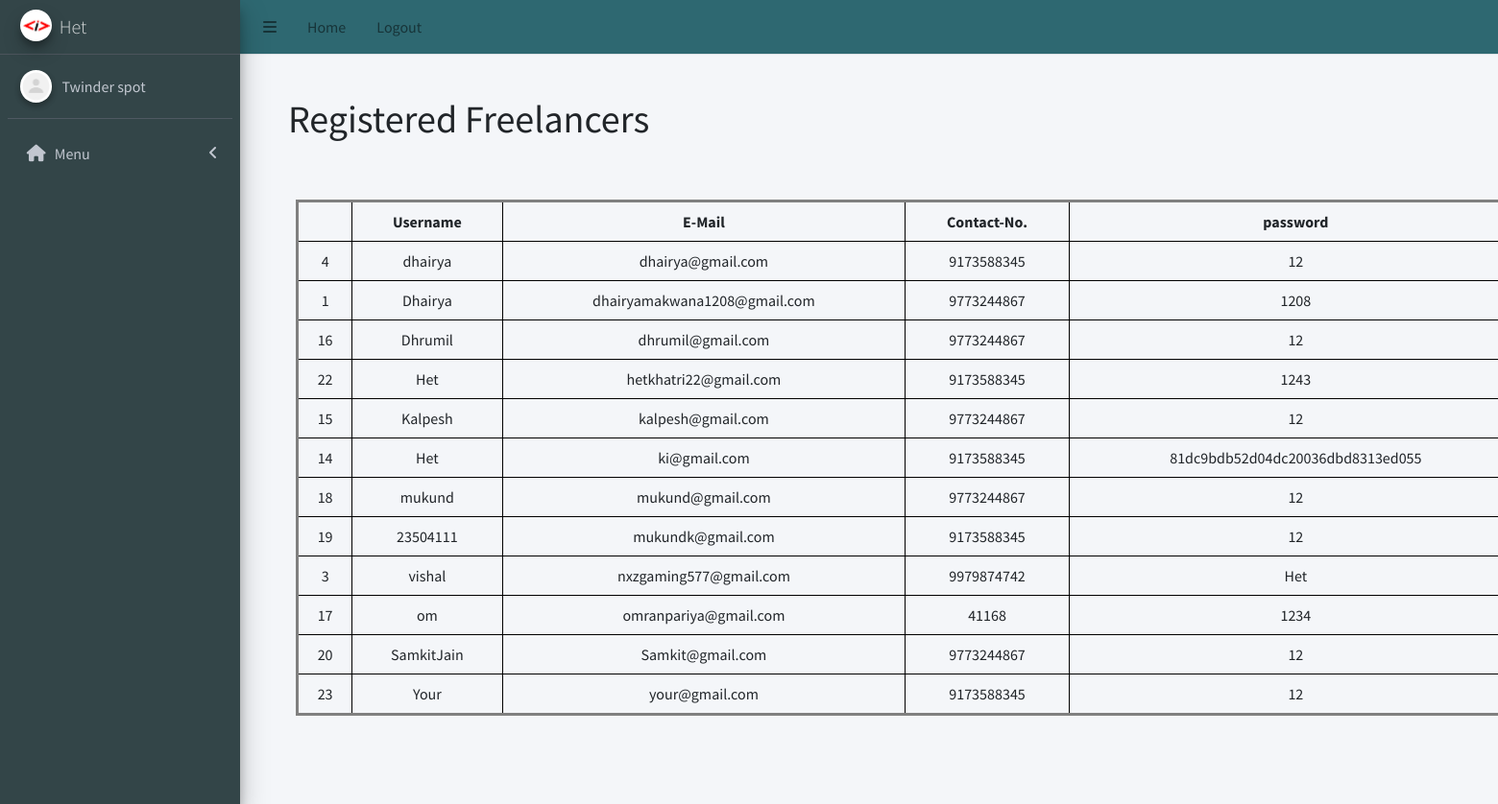
Page /admin/admin_freelancer.php (signed in) on the committed database.
### tables this page shows
CREATE TABLE `freelancer_signup` (
  `id` int(255) NOT NULL,
  `username` varchar(255) NOT NULL,
  `email` varchar(255) NOT NULL,
  `contactno` varchar(255) NOT NULL,
  `password` varchar(255) NOT NULL
);

### admin/admin_freelancer.php (the view, shortened to what this page needs)
<!DOCTYPE html>
<html lang="en">
<head>
  <link rel="stylesheet" href="../css/admin_project.css">
  <link rel="stylesheet" href="../src/css/adminlte.min.css">
  <link rel="stylesheet" href="https://cdnjs.cloudflare.com/ajax/libs/font-awesome/5.15.4/css/all.min.css">
</head>
<body class="hold-transition sidebar-mini">
  <div class="wrapper">
    <?php include 'admin_header.php' ?>
    <div class="content-wrapper">
      <h1 class="head">Registered Freelancers</h1>
      <?php
      $sql = "select * from freelancer_signup";
      $result = $connection->query($sql);
      ?>
      <table class="project">
        <tr>
          <th> </th>
          <th>Username</th>
          <th>E-Mail</th>
          <th>Contact-No.</th>
          <th>password</th>
        </tr>
        <?php
        if ($result->num_rows > 0) {
          while ($row = $result->fetch_assoc()) {
            echo "<tr>
                    <td>" . $row["id"] . "</td>
                    <td>" . $row["username"] . "</td>
                    <td>" . $row["email"] . "</td>
                    <td>" . $row["contactno"] . "</td>
                    <td>" . $row["password"] . "</td>
                  </tr>";
          }
        } else {
          echo "<tr><td colspan='4'>No records found</td></tr>";
        }
        ?>
      </table>
    </div>
  </div>
</body>
</html>

### css/admin_project.css (style rules this page uses)
.head { position: absolute; left: 300px; top: 100px; }
.project { top: 200px; position: absolute; left: 300px; border: 3px solid grey; margin: 0.5rem; width: 160vh; text-align: center; }
th, td { border: 1px solid #000; padding: 0.5rem; }

### rows in the picture
freelancer_signup: id "4", username "dhairya", email "dhairya@gmail.com", contactno "9173588345", password "12"
freelancer_signup: id "1", username "Dhairya", email "dhairyamakwana1208@gmail.com", contactno "9773244867", password "1208"
freelancer_signup: id "16", username "Dhrumil", email "dhrumil@gmail.com", contactno "9773244867", password "12"
freelancer_signup: id "22", username "Het", email "hetkhatri22@gmail.com", contactno "9173588345", password "1243"
freelancer_signup: id "15", username "Kalpesh", email "kalpesh@gmail.com", contactno "9773244867", password "12"
freelancer_signup: id "14", username "Het", email "ki@gmail.com", contactno "9173588345", password "81dc9bdb52d04dc20036dbd8313ed055"
freelancer_signup: id "18", username "mukund", email "mukund@gmail.com", contactno "9773244867", password "12"
freelancer_signup: id "19", username "23504111", email "mukundk@gmail.com", contactno "9173588345", password "12"
freelancer_signup: id "3", username "vishal", email "nxzgaming577@gmail.com", contactno "9979874742", password "Het"
freelancer_signup: id "17", username "om", email "omranpariya@gmail.com", contactno "41168", password "1234"
freelancer_signup: id "20", username "SamkitJain", email "Samkit@gmail.com", contactno "9773244867", password "12"
freelancer_signup: id "23", username "Your", email "your@gmail.com", contactno "9173588345", password "12"

### other values in the picture
$username "Het"
$menuItem['menuTitle'] "Menu"
